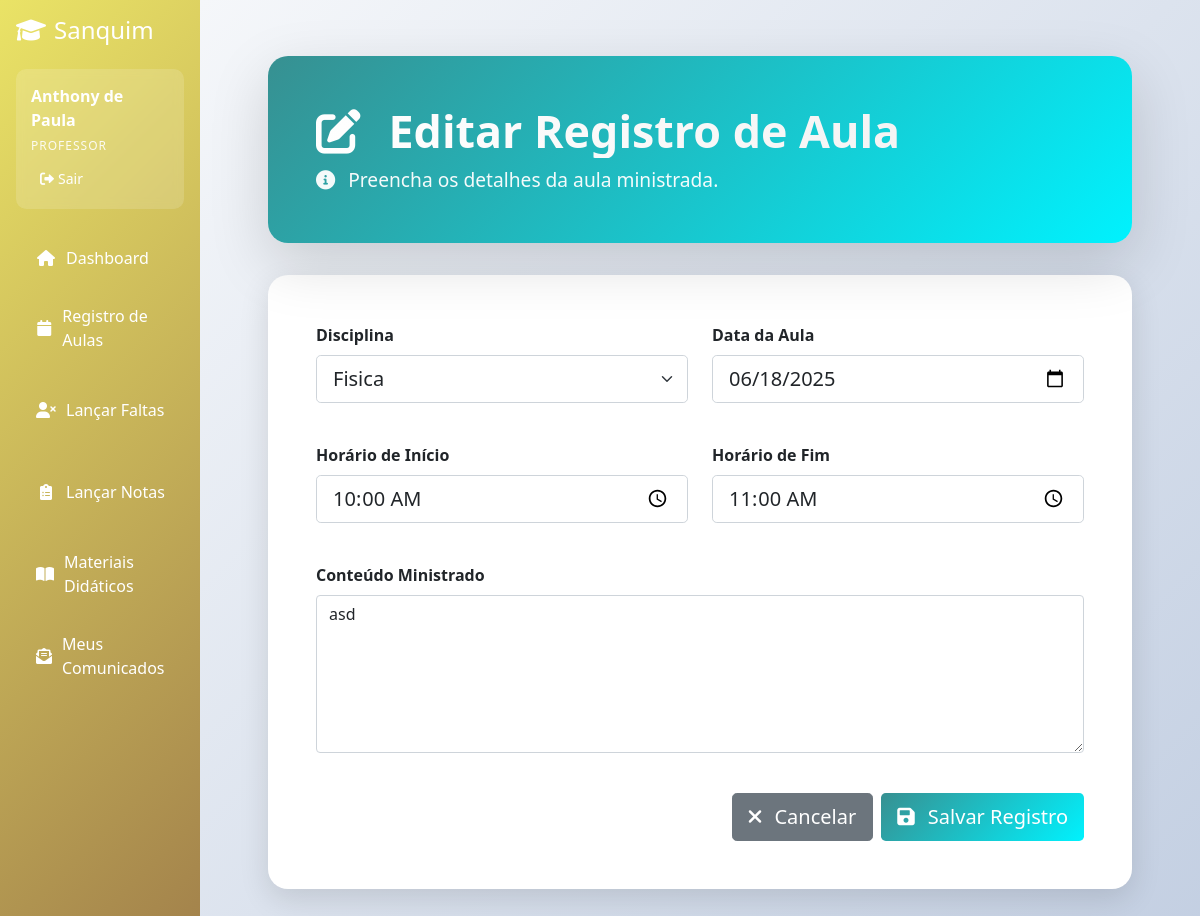
The page /aulas/1/editar (signed in) on the database as committed earlier.
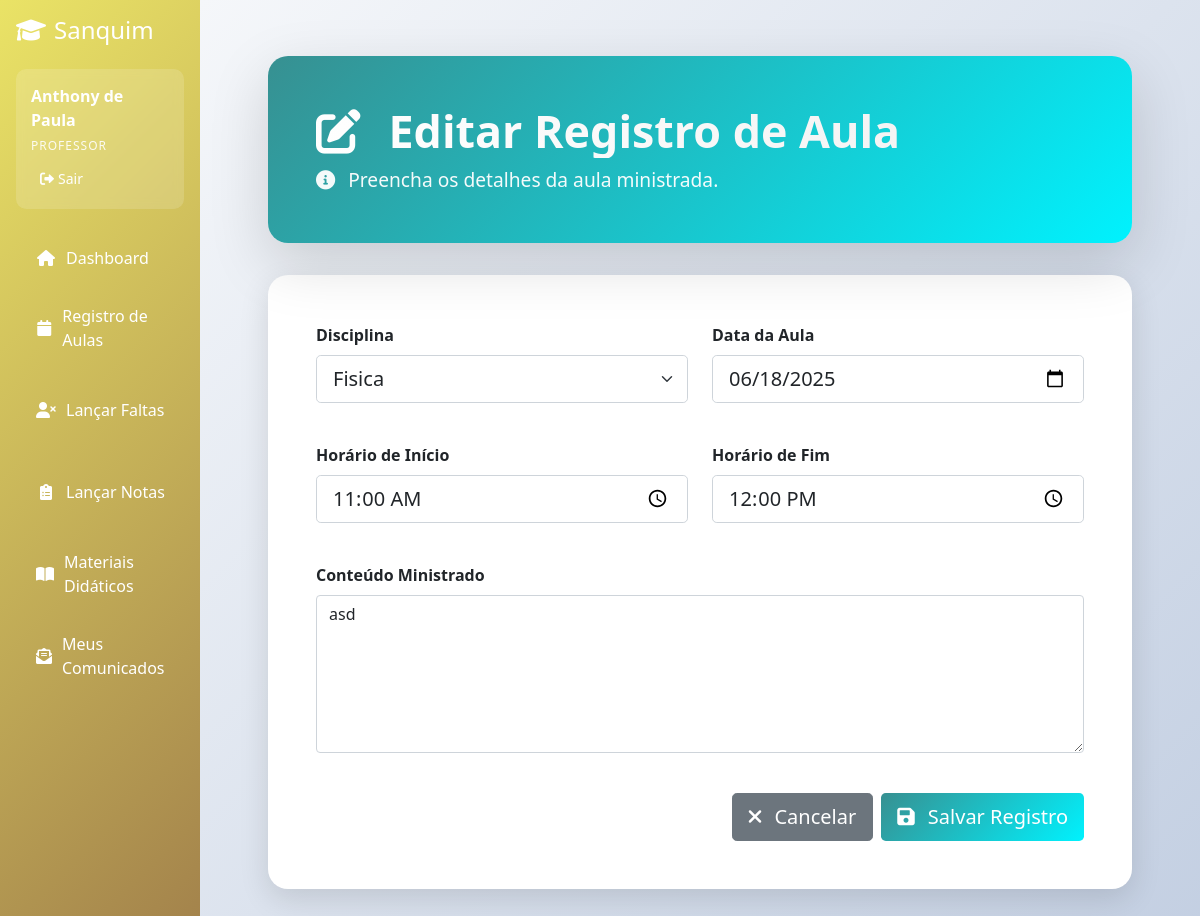
The same page on the database as committed later.
### app.py (models this page shows, shortened)
class Aula(db.Model):
    __tablename__ = 'aula'
    id = db.Column(db.Integer, primary_key=True)
    data = db.Column(db.Date, nullable=False, default=datetime.utcnow)
    conteudo = db.Column(db.Text, nullable=False)
    observacoes = db.Column(db.Text)
    disciplina_id = db.Column(db.Integer, db.ForeignKey('disciplina.id'), nullable=False)
    professor_id = db.Column(db.Integer, db.ForeignKey('professor.id'), nullable=False)
    criado_em = db.Column(db.DateTime, default=datetime.utcnow)
    hora_inicio = db.Column(db.Time)
    hora_fim = db.Column(db.Time)
    disciplina = db.relationship('Disciplina', backref='aulas')
    professor = db.relationship('Professor', backref='aulas_ministradas')

### app.py (the view, shortened to what this page needs)
@app.route('/aulas/<int:id>/editar', methods=['GET', 'POST'])
@login_required
def editar_aula(id):
    aula = Aula.query.get_or_404(id)
    if session.get('user_tipo') != 'professor' or aula.professor_id != session.get('user_id'):
        flash('Acesso negado!', 'error')
        return redirect(url_for('calendario_professor'))
    form = AulaForm(obj=aula)
    form.disciplina_id.choices = [(d.id, d.nome) for d in Disciplina.query.filter_by(professor_id=session.get('user_id')).all()]
    return render_template('aulas/form.html', form=form, titulo='Editar Registro de Aula')

### app.py
class AulaForm(FlaskForm):
    disciplina_id = SelectField('Disciplina', coerce=int, validators=[DataRequired()])
    data = DateField('Data da Aula', validators=[DataRequired()], default=datetime.today, format='%Y-%m-%d')
    hora_inicio = TimeField('Horário de Início', validators=[DataRequired()], format='%H:%M')
    hora_fim = TimeField('Horário de Fim', validators=[DataRequired()], format='%H:%M')
    conteudo = TextAreaField('Conteúdo Ministrado', validators=[DataRequired()], render_kw={"rows": 6, "placeholder": "Descreva o conteúdo principal abordado na aula..."})
    observacoes = TextAreaField('Observações (opcional)', render_kw={"rows": 3, "placeholder": "Anote informações adicionais, como tarefas passadas, comportamento da turma, etc."})

### app.py (called while the page is built)
def login_required(f):
    @wraps(f)
    def decorated_function(*args, **kwargs):
        if 'user_id' not in session:
            return redirect(url_for('login'))
        return f(*args, **kwargs)
    return decorated_function

### templates/aulas/form.html (shortened to what this page needs)
{% extends "base.html" %}  {% block content %}
<div class="main-container">
  <div
    class="header-section"
    style="margin-bottom: 2rem; background: var(--secondary-gradient)"
  >
    <div class="header-content">
      <h1 class="page-title mb-2">
        <i class="fas fa-edit me-3"></i>
        {{ titulo }}
      </h1>
      <p class="page-subtitle">
        <i class="fas fa-info-circle me-2"></i>
        Preencha os detalhes da aula ministrada.
      </p>
    </div>
  </div>
  <div class="main-card">
    <div class="card-body p-4 p-md-5">
      <form method="POST" action="">
        <div class="row g-4">
          <div class="col-md-6 mb-3">
            {{ form.disciplina_id.label(class="form-label fw-bold") }} {{
            form.disciplina_id(class="form-select form-select-lg") }}
          </div>
          <div class="col-md-6 mb-3">
            {{ form.data.label(class="form-label fw-bold") }} {{
            form.data(class="form-control form-control-lg") }}
          </div>
          <div class="col-md-6 mb-3">
            {{ form.hora_inicio.label(class="form-label fw-bold") }} {{
            form.hora_inicio(class="form-control form-control-lg") }}
          </div>
          <div class="col-md-6 mb-3">
            {{ form.hora_fim.label(class="form-label fw-bold") }} {{
            form.hora_fim(class="form-control form-control-lg") }}
          </div>
          <div class="col-12 mb-3">
            {{ form.conteudo.label(class="form-label fw-bold") }} {{
            form.conteudo(class="form-control") }}
          </div>
        </div>
        <div class="mt-4 d-flex justify-content-end gap-2">
          <a
            href="{{ url_for('calendario_professor') }}"
            class="btn btn-secondary btn-lg"
          >
            <i class="fas fa-times me-2"></i>
            Cancelar
          </a>
          <button
            type="submit"
            class="btn btn-primary btn-lg"
            style="background: var(--secondary-gradient); border: none"
          >
            <i class="fas fa-save me-2"></i>
            Salvar Registro
          </button>
        </div>
      </form>
    </div>
  </div>
</div>
{% endblock %}

Rows that differ between the two databases and show on the page:
changed Aula "Fisica": hora_inicio "10:00" → "11:00"; hora_fim "11:00" → "12:00"
